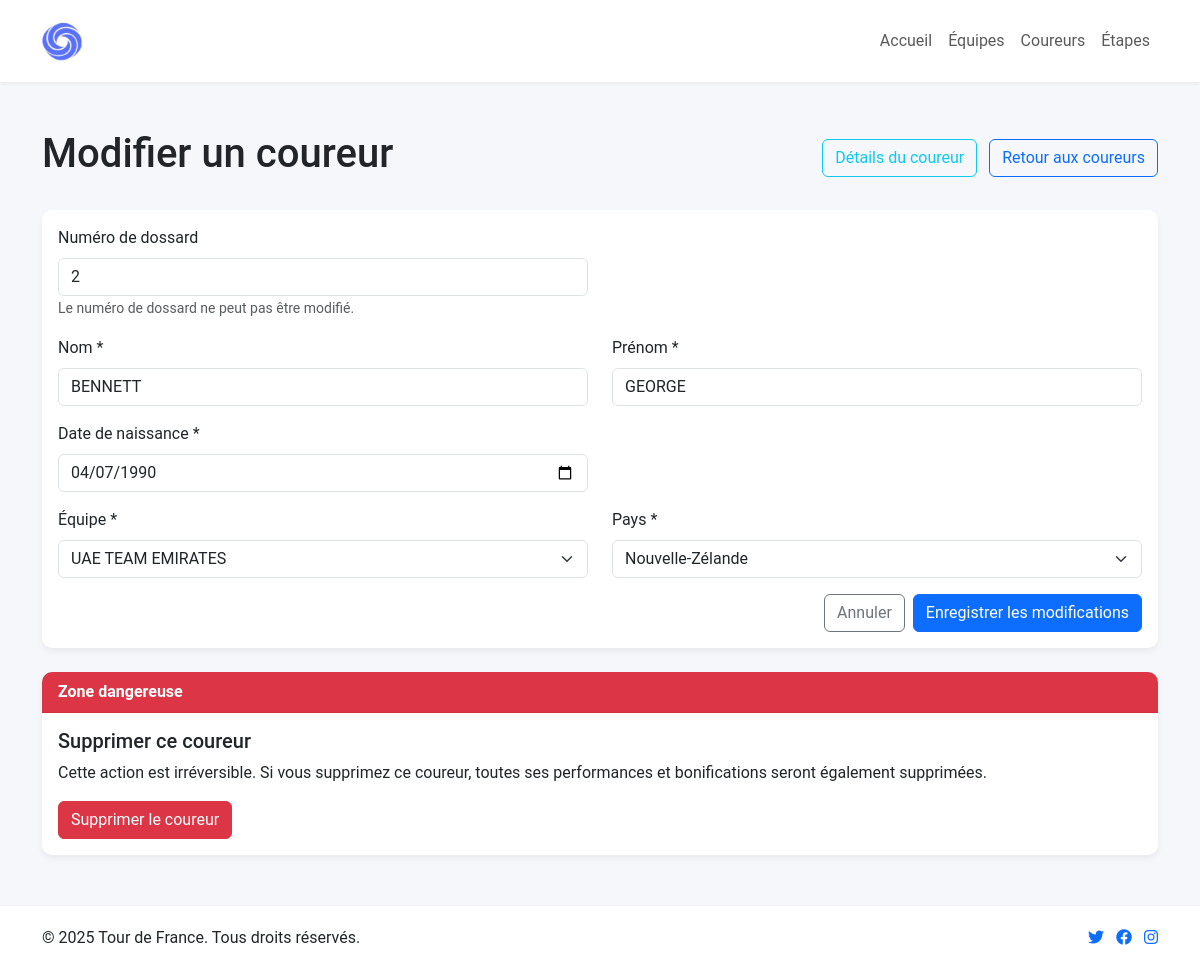
The app's page /edit_coureur.php?id=2 with its own data.
### tables this page shows
CREATE TABLE `Coureur` (
  `numDossard` int(11) NOT NULL,
  `nom` varchar(50) DEFAULT NULL,
  `prenom` varchar(50) DEFAULT NULL,
  `DN` date DEFAULT NULL,
  `numEquipe` varchar(50) NOT NULL,
  `codePays` varchar(3) NOT NULL
);

CREATE TABLE `Equipe` (
  `numEquipe` varchar(50) NOT NULL,
  `nomEquipe` varchar(50) DEFAULT NULL,
  `codePays` varchar(3) NOT NULL
);

CREATE TABLE `Pays` (
  `codePays` varchar(3) NOT NULL,
  `nomPays` varchar(100) DEFAULT NULL
);

### edit_coureur.php (the view, shortened to what this page needs)
<?php
require_once 'config.php';
include 'header.php';
$coureur_id = $_GET['id'];
$sql_equipes = "SELECT numEquipe, nomEquipe FROM Equipe ORDER BY nomEquipe";
$result_equipes = $conn->query($sql_equipes);
$sql_pays = "SELECT codePays, nomPays FROM Pays ORDER BY nomPays";
$result_pays = $conn->query($sql_pays);
$sql_coureur = "SELECT numDossard, nom, prenom, DN, numEquipe, codePays FROM Coureur WHERE numDossard = ?";
$stmt = $conn->prepare($sql_coureur);
$stmt->bind_param("i", $coureur_id);
$stmt->execute();
$result_coureur = $stmt->get_result();
$coureur = $result_coureur->fetch_assoc();
?>
<div class="container my-5">
    <div class="d-flex justify-content-between align-items-center mb-4">
        <h1>Modifier un coureur</h1>
        <div>
            <a href="Coureur_detail.php?id=<?php echo $coureur_id; ?>" class="btn btn-outline-info me-2">Détails du coureur</a>
            <a href="Coureur.php" class="btn btn-outline-primary">Retour aux coureurs</a>
        </div>
    </div>
    <div class="card">
        <div class="card-body">
            <form action="" method="post">
                <div class="row mb-3">
                    <div class="col-md-6">
                        <label for="numDossard" class="form-label">Numéro de dossard</label>
                        <input type="number" class="form-control" id="numDossard" value="<?php echo $coureur['numDossard']; ?>" readonly>
                        <small class="text-muted">Le numéro de dossard ne peut pas être modifié.</small>
                    </div>
                </div>
                <div class="row mb-3">
                    <div class="col-md-6">
                        <label for="nom" class="form-label">Nom *</label>
                        <input type="text" class="form-control" id="nom" name="nom" value="<?php echo htmlspecialchars($coureur['nom']); ?>" required>
                    </div>
                    <div class="col-md-6">
                        <label for="prenom" class="form-label">Prénom *</label>
                        <input type="text" class="form-control" id="prenom" name="prenom" value="<?php echo htmlspecialchars($coureur['prenom']); ?>" required>
                    </div>
                </div>
                <div class="row mb-3">
                    <div class="col-md-6">
                        <label for="dn" class="form-label">Date de naissance *</label>
                        <input type="date" class="form-control" id="dn" name="dn" value="<?php echo $coureur['DN']; ?>" required>
                    </div>
                </div>
                <div class="row mb-3">
                    <div class="col-md-6">
                        <label for="equipe" class="form-label">Équipe *</label>
                        <select class="form-select" id="equipe" name="equipe" required>
                            <?php
                            $result_equipes->data_seek(0);
                            while($equipe = $result_equipes->fetch_assoc()):
                            ?>
                            <option value="<?php echo $equipe['numEquipe']; ?>" <?php echo ($equipe['numEquipe'] == $coureur['numEquipe']) ? 'selected' : ''; ?>>
                                <?php echo $equipe['nomEquipe']; ?>
                            </option>
                            <?php endwhile; ?>
                        </select>
                    </div>
                    <div class="col-md-6">
                        <label for="pays" class="form-label">Pays *</label>
                        <select class="form-select" id="pays" name="pays" required>
                            <?php
                            $result_pays->data_seek(0);
                            while($pays = $result_pays->fetch_assoc()):
                            ?>
                            <option value="<?php echo $pays['codePays']; ?>" <?php echo ($pays['codePays'] == $coureur['codePays']) ? 'selected' : ''; ?>>
                                <?php echo $pays['nomPays']; ?>
                            </option>
                            <?php endwhile; ?>
                        </select>
                    </div>
                </div>
                <div class="d-grid gap-2 d-md-flex justify-content-md-end">
                    <a href="Coureur_detail.php?id=<?php echo $coureur_id; ?>" class="btn btn-outline-secondary">Annuler</a>
                    <button type="submit" class="btn btn-primary">Enregistrer les modifications</button>
                </div>
            </form>
        </div>
    </div>
    <div class="card mt-4 border-danger">
        <div class="card-header bg-danger text-white">
            Zone dangereuse
        </div>
        <div class="card-body">
            <h5 class="card-title">Supprimer ce coureur</h5>
            <p class="card-text">Cette action est irréversible. Si vous supprimez ce coureur, toutes ses performances et bonifications seront également supprimées.</p>
            <button type="button" class="btn btn-danger" data-bs-toggle="modal" data-bs-target="#deleteModal">
                Supprimer le coureur
            </button>
        </div>
    </div>
</div>
<?php
include 'footer.php';
?>

### header.php (style rules this page uses)
:root { --primary-color: #FFD800; --secondary-color: #333; --light-bg: #f8f9fa; --border-radius: 10px; }
body { font-family: 'Roboto', sans-serif; background-color: #f5f7fa; }
.card { border-radius: var(--border-radius); box-shadow: 0 4px 6px rgba(0,0,0,0.05); border: none; margin-bottom: 20px; overflow: hidden; }
.card-header { font-weight: bold; background-color: white; border-bottom: 1px solid rgba(0,0,0,0.05); }

### records on screen
coureur: numDossard "2", nom "BENNETT", prenom "GEORGE", dn "04/07/1990", equipe "UAE TEAM EMIRATES", pays "Nouvelle-Zélande"
